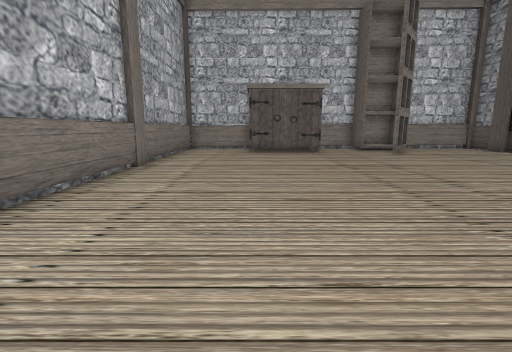
view 1 (above)

13 first-person views from a walk through a Unity game level. The camera is 1.2 m above the floor, tilts 10° down and sees 85° across. The floor is counted in squares, 1 m on a side. Each view is taken from the middle of a square. On the plan, view 1 faces up. The plan holds only what a view shows up to about 13 squares ahead; the rest is blank.

view 2
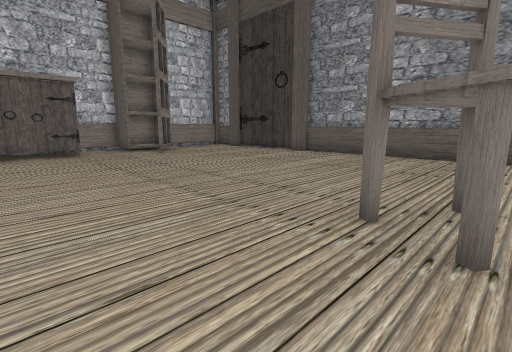

view 3
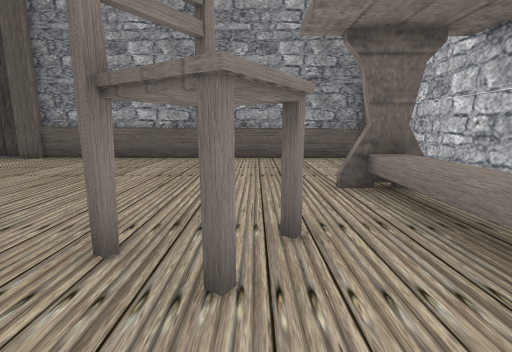

view 4
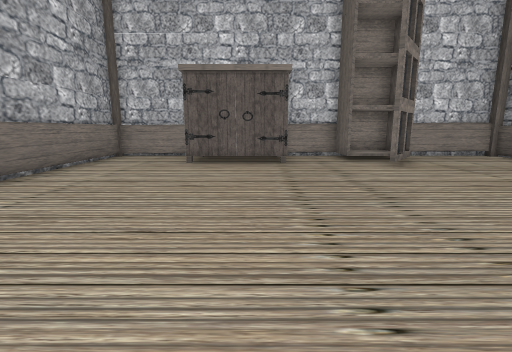

view 5
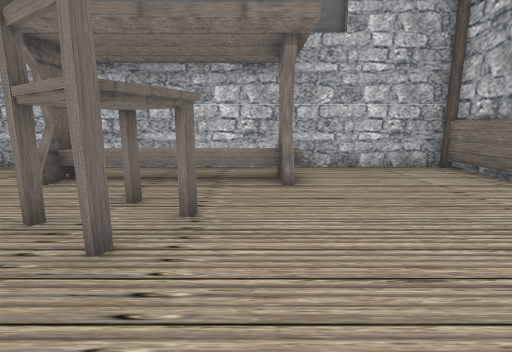

view 6
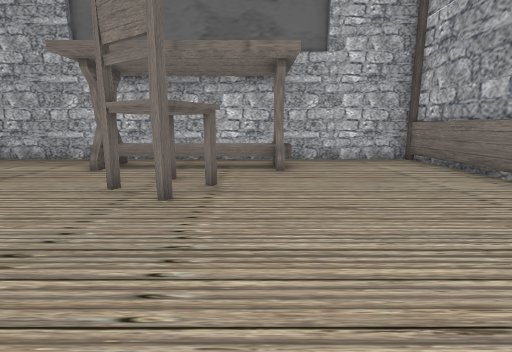

view 7
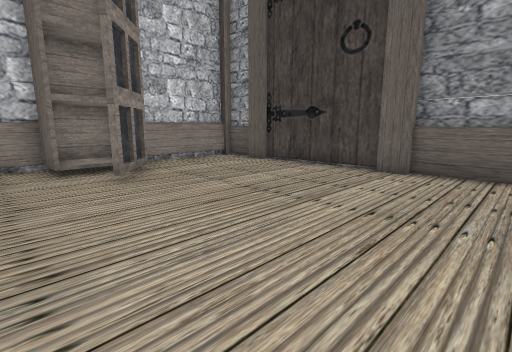

view 8
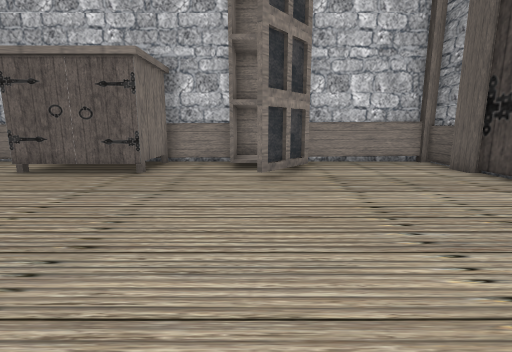

view 9
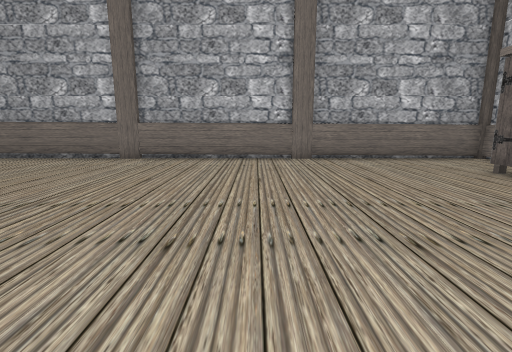

view 10
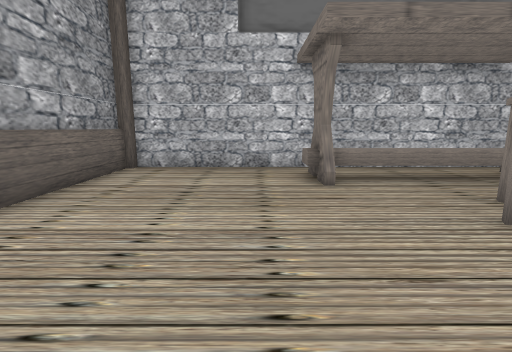

view 11
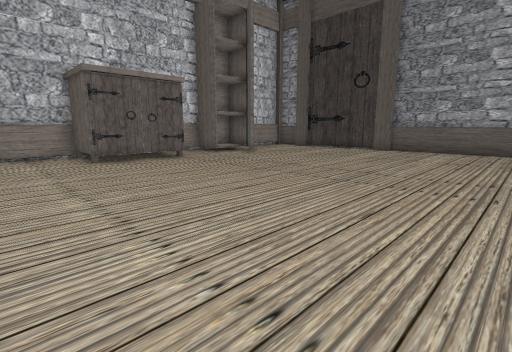

view 12
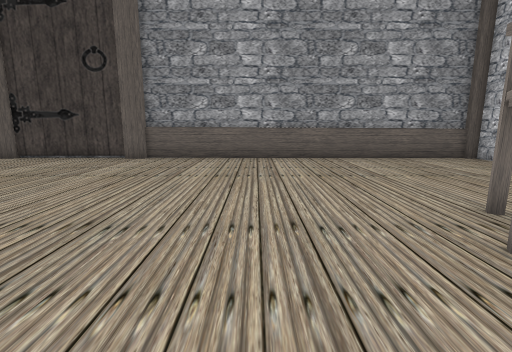

view 13
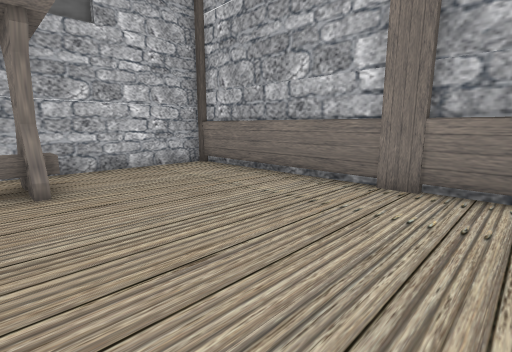

### Floor plan
Points are (right, up) in squares from view 1. A wall is a line through its corners. A room is listed if a view was taken in it or the views show most of it. See-through windows are left out.
Room 1 (views 1, 2, 3, 4, 5, 6, 7, 8, 9, 10, 11, 12, 13)
walls: (11.6, 8.2) (11.6, 9); (11.8, 9) (11.8, 13.3); (5.4, 15.5) (2.9, 15.5); (0, 15.5) (-3.6, 15.5) (-3.6, -4.4) (11.6, -4.4) (11.6, -4.1); (11.6, 13.1) (11.6, 14); (11.8, 14.1) (11.8, 15.5) (7.8, 15.5); (11.8, -4.1) (11.8, 8.2)
objects: other object (0, 13) to (3, 15); other object (1, -3) to (7, -2); other object (3, 0) to (5, 1); other object (5, 12) to (7, 15)

Where each view was taken, in squares from view 1:
view 1: 0 up, 0 right, facing up
view 2: 0 up, 0 right, facing up-right
view 3: 0 up, 1 right, facing right
view 4: 4 up, 2 right, facing up
view 5: 4 up, 2 right, facing down
view 6: 6 up, 2 right, facing down
view 7: 6 up, 4 right, facing up-right
view 8: 6 up, 6 right, facing up
view 9: 7 up, 7 right, facing left
view 10: 4 up, 8 right, facing down
view 11: 3 up, 3 left, facing up-right
view 12: 4 up, 1 right, facing right
view 13: 4 up, 2 right, facing down-left
